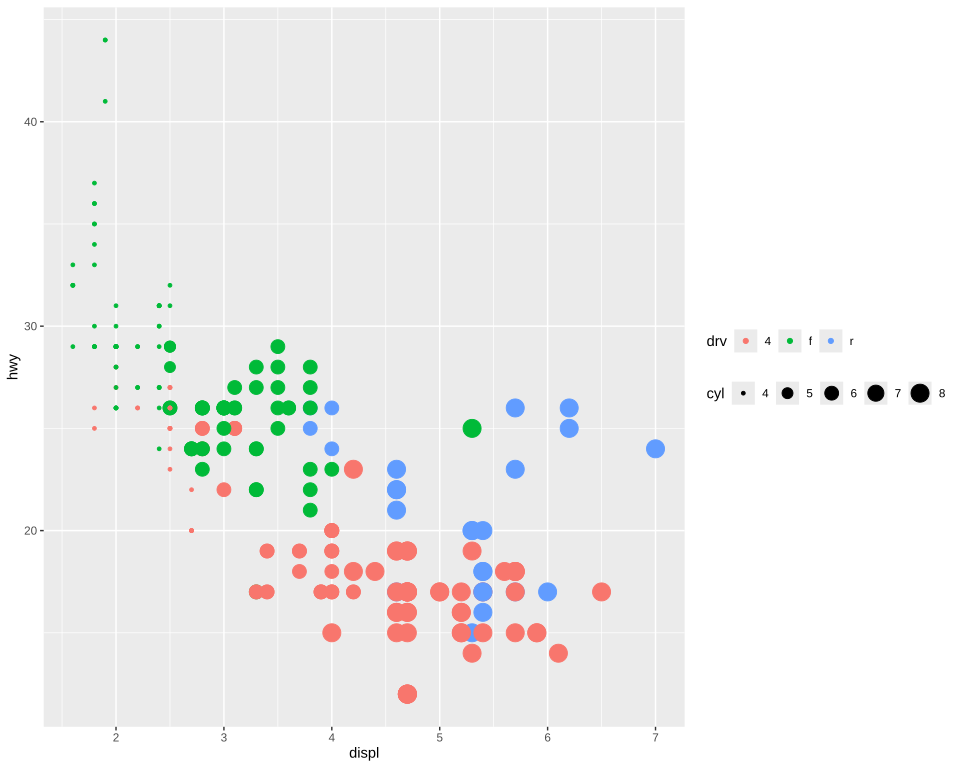

The R source for this figure:
# The plot test/golden/legend_direction.svg draws, drawn by ggplot2 itself, as ggplot2's own visual
# tests draw their snapshots: the independent check on that golden whenever it changes. The suite
# never runs this; it needs R, ggplot2 and vdiffr, saved as the Docker image giggly-r:ggplot2-4.0.3.
# From the repository's root:
#
#   docker run --rm -v "$PWD/test/golden":/golden:ro giggly-r:ggplot2-4.0.3 \
#     Rscript /golden/legend_direction.R > legend_direction.ggplot2.svg
#
# and compare the two drawings element by element, as test/golden/point.R describes.
#
# mpg's highway mileage against engine size by drive and cylinders, the colour and size legends
# right of the panel with their keys running across, one above the other, as the legends beside
# the panels are stacked whichever way their keys run, each hung from the box's left.
#
# First checked with ggplot2 4.0.3 and vdiffr 1.0.9: every element and clip path matches, and
# the one departure is test/golden/point.R's, the x axis drawn before the y.

library(ggplot2)

plot <- ggplot(mpg, aes(displ, hwy, colour = drv, size = cyl)) +
  geom_point() +
  guides(colour = guide_legend(order = 1), size = guide_legend(order = 2)) +
  theme_gray() +
  theme(legend.direction = "horizontal")

file <- tempfile(fileext = ".svg")
vdiffr::write_svg(plot, file)
cat(readLines(file), sep = "\n")
